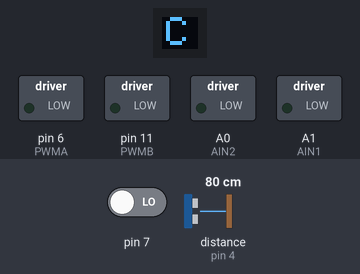
Simulated run of this sketch. Board: Arduino Uno, built for the host (arithmetic inside an expression is 32-bit, double 64-bit). On the bench: 9×8 one-colour display, switched loads named in the sketch (green lamp = pin HIGH). Wiring (inferred from the names in the program): ultrasonic range finder: trigger pin 5; echo pin 4. The inputs (shaded band) are chosen by the test bench; at power-on: pin 7 LOW, distance to the obstacle (sensor on pin 4) 80 cm. The echo pulse lasts 58.3 µs per cm; pins used as bus, display or sensor lines are not drawn.

Above: at 0.1 s.
Timing chart, 0 to 6.6 s (numbered marks = the images above):
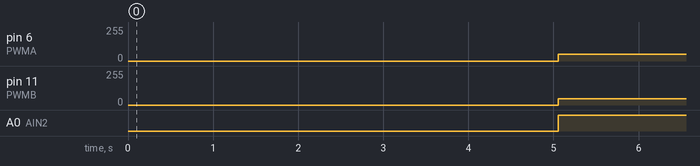

The sketch:

robot_movement_distance.ino
```cpp
#include <Adafruit_LSM9DS0.h>
#include <Adafruit_SSD1306.h>

// DEFINES
#define OLED_RESET 9
#define OLED_SA0 8
Adafruit_SSD1306 display(OLED_RESET, OLED_SA0);

Adafruit_LSM9DS0 lsm(1000);

#define PWMA 6  // Left Motor Speed pin (ENA)
#define AIN2 A0 // Motor-L forward (IN2).
#define AIN1 A1 // Motor-L backward (IN1)

#define PWMB 11 // Right Motor Speed pin (ENB)
#define BIN1 A2 // Motor-R forward (IN3)
#define BIN2 A3 // Motor-R backward (IN4)

#define ECHO 4
#define TRIG 5

#define B_SPEED_OFFSET 5 // This one kinda unbalanced this counteracts it

#define CPU_FREQ 16000000L   // cpu clock
#define PRESCALER 256        // cpu prescaler
#define BAUD_RATE 10         // comms baud rate
#define INTERRUPT_INTERVAL 1 // interrupt every X miliseconds

const unsigned long TICKS_PER_MILISEC = (CPU_FREQ / PRESCALER) / 1000;
const unsigned short TICKS_PER_INTERRUPT = INTERRUPT_INTERVAL * TICKS_PER_MILISEC - 1; // amount of ticks in an interrupt interval
const unsigned short INTERRUPTS_PER_BIT = 1000 / (BAUD_RATE * INTERRUPT_INTERVAL);

volatile enum CommsState { IDLE, INIT_BIT, BYTE, PARITY_BIT, FINAL_BIT } state = IDLE;
int buffer = 0;

// SHCEDULER
int Sched_AddT(void (*f)(void), int d, int p);

typedef struct {
    /* period in ticks */
    int period;
    /* ticks until next activation */
    int delay;
    /* function pointer */
    void (*func)(void);
    /* activation counter */
    int exec;
} Sched_Task_t;

#define NT 20
Sched_Task_t Tasks[NT];
int cur_task = NT;

int Sched_Init(void) {
    for (int x = 0; x < NT; x++)
        Tasks[x].func = 0;
    noInterrupts();
    TCNT1 = 0;               // delete timer counter register
    TCCR1A = 0;              // delete TCCR1A-Registers
    TCCR1B = 0;              // delete TCCR1B-Registers
    TCCR1B |= (1 << WGM12);  // CTC-Mode (Waveform Generation Mode): resets TCNT1 to0 after interrupt, makes OCR1A the leading compare register
    TCCR1B |= (1 << CS12);   // set prescaler to 256
    TIMSK1 |= (1 << OCIE1A); // enable interrupts
    OCR1A = TICKS_PER_INTERRUPT;
    interrupts();
}

int Sched_AddT(void (*f)(void), int d, int p) {
    for (int x = 0; x < NT; x++)
        if (!Tasks[x].func) {
            Tasks[x].period = p;
            Tasks[x].delay = d;
            Tasks[x].exec = 0;
            Tasks[x].func = f;
            return x;
        }
    return -1;
}

void Sched_Schedule(void) {
    for (int x = 0; x < NT; x++) {
        if (Tasks[x].func) {
            if (Tasks[x].delay) {
                Tasks[x].delay--;
            } else {
                /* Schedule Task */
                Tasks[x].exec++;
                Tasks[x].delay = Tasks[x].period - 1;
            }
        }
    }
}

void Sched_Dispatch(void) {
    int prev_task = cur_task;
    for (int x = 0; x < cur_task; x++) {
        if ((Tasks[x].func) && (Tasks[x].exec)) {
            Tasks[x].exec = 0;
            cur_task = x;
            interrupts();
            Tasks[x].func();
            noInterrupts();
            cur_task = prev_task;
            /* Delete task if one-shot */
            if (!Tasks[x].period)
                Tasks[x].func = 0;
        }
    }
}

float frontCarAngle = 0;

void comms_isr() {
    static int interrupt_count = 0;
    static int bits_received = 0;
    static int parity = 0;
    static int parity_received = 0;

    switch (state) {
    case IDLE:
        break;
    case INIT_BIT:
        interrupt_count++;
        if (interrupt_count >= (INTERRUPTS_PER_BIT - 1) / 2) {
            buffer = 0;
            interrupt_count = 0;
            bits_received = 0;
            parity = 0;
            state = BYTE;
        }
        break;
    case BYTE:
        interrupt_count++;
        if (interrupt_count >= INTERRUPTS_PER_BIT - 1) {
            interrupt_count = 0;
            int r = digitalRead(7);
            parity ^= r;
            if (bits_received == 8) {
                if (r) {
                    buffer = -buffer;
                }
                state = PARITY_BIT;
            } else {
                buffer |= r << bits_received;
            }
            bits_received++;
        }
        break;
    case PARITY_BIT:
        interrupt_count++;
        if (interrupt_count >= INTERRUPTS_PER_BIT - 1) {
            interrupt_count = 0;
            parity_received = digitalRead(7);
            state = FINAL_BIT;
        }
        break;
    case FINAL_BIT:
        interrupt_count++;
        if (interrupt_count >= (INTERRUPTS_PER_BIT - 1) * 2) {
            interrupt_count = 0;
            if (digitalRead(7) == HIGH && parity_received == parity) {  // Otherwise ignore packet
                frontCarAngle = (float)(buffer) / 100.0f;
                //Serial.println(frontCarAngle);
            }
            state = IDLE;
            attachInterrupt(digitalPinToInterrupt(7), start_receiving, FALLING);
        }
        break;
    }
}

ISR(TIMER1_COMPA_vect) { // timer1 interrupt
    comms_isr();
    Sched_Schedule();
    Sched_Dispatch();
}

// CODE
int right_motor = 0;
int left_motor = 0;

int speed = 50;

float minDist = 20;  // min distance to target in cm
float tolerance = 3; // tolerance for the distance in cm

int stopped = 0;
int stopped_distance = 0;

float distance;

float angleError = 0;
float currentAngle = 0;
float targetAngle = 0;
long int angleTime;

void start_receiving() {
    if (digitalRead(7) == LOW) {
        detachInterrupt(digitalPinToInterrupt(7));
        state = INIT_BIT;
    }
}

void configureAngleSensor(void) { lsm.setupGyro(lsm.LSM9DS0_GYROSCALE_245DPS); }

void updateAngleError() {
    int c = 200;
    sensors_event_t gyro;
    for (int i = 0; i < c; i++) {
        delay(20);
        lsm.getGyro().getEvent(&gyro);

        angleTime = gyro.timestamp;
        angleError += gyro.gyro.z;
    }

    angleError /= c;
}

void updateAngle() {
    sensors_event_t gyro;
    lsm.getGyro().getEvent(&gyro);

    long int currentTime = gyro.timestamp;
    long int timeElapsed = currentTime - angleTime;
    angleTime = currentTime;
    currentAngle += (gyro.gyro.z - angleError) * (timeElapsed)*0.001;
}

void move() {
    analogWrite(PWMA, abs(left_motor));
    analogWrite(PWMB, abs(right_motor));
    digitalWrite(AIN1, left_motor >= 0 ? LOW : HIGH);
    digitalWrite(AIN2, left_motor > 0 ? HIGH : LOW);
    digitalWrite(BIN1, right_motor >= 0 ? LOW : HIGH);
    digitalWrite(BIN2, right_motor > 0 ? HIGH : LOW);
}

void getDistance() {
    digitalWrite(TRIG, LOW);
    delayMicroseconds(2);
    digitalWrite(TRIG, HIGH);
    delayMicroseconds(10);
    digitalWrite(TRIG, LOW);
    float Fdistance = pulseIn(ECHO, HIGH);
    Fdistance = Fdistance * 0.0343f / 2.0f;

    if (Fdistance > 200.0f) {
        Fdistance = 200.0f;
    }

    distance = Fdistance;
}

void translateCommands() {
    if (stopped ? (distance > stopped_distance + tolerance) : (distance > minDist + tolerance)) {
        right_motor = speed - B_SPEED_OFFSET / 2;
        left_motor = speed + B_SPEED_OFFSET / 2;
        stopped = 0;
    } else if (stopped ? (distance < stopped_distance - tolerance) : (distance < minDist - tolerance)) {
        right_motor = -speed + B_SPEED_OFFSET / 2;
        left_motor = -speed - B_SPEED_OFFSET / 2;
        stopped = 0;
    } else {
        right_motor = 0;
        left_motor = 0;
        stopped = 1;
        stopped_distance = distance;
    }

    float turningSpeed = constrain((currentAngle - targetAngle) * 30.0f, -30, 30);
    right_motor -= turningSpeed;
    left_motor += turningSpeed;
}

void processAngleCarFront() { targetAngle = (frontCarAngle > 0 ? frontCarAngle + 0.08 : frontCarAngle - 0.08); }

void displayData() {
    display.clearDisplay();
    display.setCursor(17 - 3 * (distance < 10 ? 0 : distance < 100 ? 1 : 2), 0);
    display.print(F("Distance: "));
    display.print(distance);
    display.print(F("cm"));
    display.setCursor(25 - 3 * (abs(currentAngle) < 10 ? 0 : abs(currentAngle) < 100 ? 1 : 2) - (currentAngle < 0 ? 3 : 0), 8);
    display.print(F("Angle: "));
    display.print(currentAngle * 180 / M_PI);
    display.print(F("dg"));
    display.setCursor(0, 24);
    display.print(F("Right motor: "));
    display.print(right_motor);
    display.setCursor(0, 40);
    display.print(F("Left motor: "));
    display.print(left_motor);
    display.display();
}

void setup() {
    //Serial.begin(9600);
    display.begin(SSD1306_SWITCHCAPVCC, 0x3D);
    display.setTextSize(1);
    display.setTextColor(WHITE);

    display.clearDisplay();
    display.setCursor(1, 0);
    display.print(F("Calibration in 1000ms"));
    display.setCursor(30, 8);
    display.print(F("Stand Still"));
    display.display();

    delay(1000);
    lsm.begin();
    configureAngleSensor();
    updateAngleError();

    pinMode(PWMA, OUTPUT);
    pinMode(AIN2, OUTPUT);
    pinMode(AIN1, OUTPUT);
    pinMode(PWMB, OUTPUT);
    pinMode(AIN1, OUTPUT);
    pinMode(AIN2, OUTPUT);

    pinMode(TRIG, OUTPUT);
    pinMode(ECHO, INPUT);

    attachInterrupt(digitalPinToInterrupt(7), start_receiving, FALLING);

    Sched_Init();
    Sched_AddT(getDistance, 1, 100);
    Sched_AddT(translateCommands, 1, 50);
    Sched_AddT(move, 1, 50);
    Sched_AddT(displayData, 1, 500);
    Sched_AddT(updateAngle, 1, 10);
    Sched_AddT(processAngleCarFront, 1, 50);
}

void loop() {
    // NOTHING TO DO
}
```

Measured:
- by itself, pin 6 (PWMA): 0/255 → 52/255 at 5.1 s
- by itself, pin 11 (PWMB): 0/255 → 48/255 at 5.1 s
- by itself, A0 (AIN2): LOW → HIGH at 5.1 s
